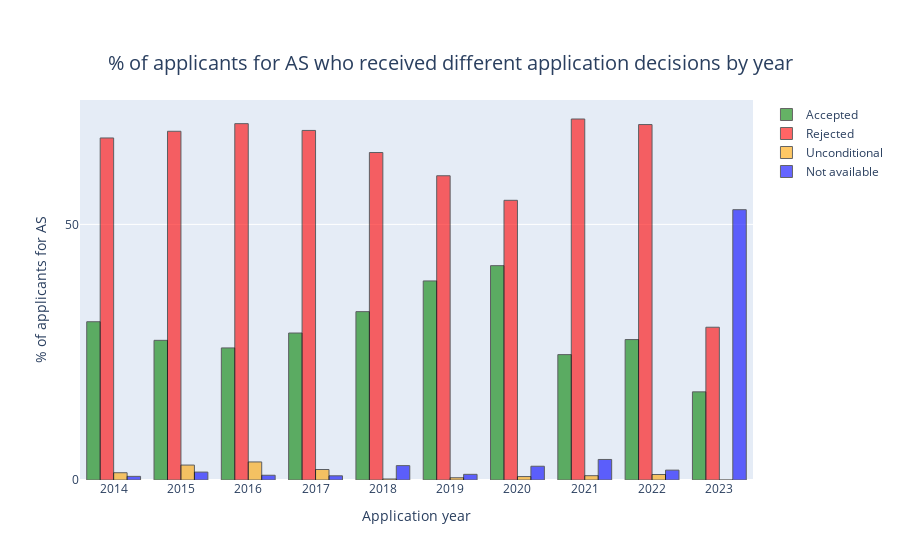

Here is the notebook cell this chart was saved with:
### Code cell
fig = go.Figure()

fig.add_trace(go.Bar(x=tailored_df_MSB_AS['Year'], y=tailored_df_MSB_AS['% Conditional for AS'], name='Accepted', marker_color = 'green'))
fig.add_trace(go.Bar(x=tailored_df_MSB_AS['Year'], y=tailored_df_MSB_AS['% Rejected for AS'], name='Rejected', marker_color = 'red'))
fig.add_trace(go.Bar(x=tailored_df_MSB_AS['Year'], y=tailored_df_MSB_AS['% Unconditional for AS'], name='Unconditional', marker_color = 'orange'))
fig.add_trace(go.Bar(x=tailored_df_MSB_AS['Year'], y=tailored_df_MSB_AS['% Not available for AS'], name='Not available', marker_color = 'blue'))
fig.update_xaxes(title_text='Application year', tickvals = np.arange(2014,2024,1))
fig.update_yaxes(title_text='% of applicants for AS', tickvals = np.arange(0,700,50))

fig.update_layout(title_text='% of applicants for AS who received different application decisions by year', title_x = 0.5, title_y = 0.9, title_font=dict(size=20))

fig.update_traces(marker_line_color='black', marker_line_width=1, opacity=0.6)

### Figure 1 — Plotly figure (JSON) as saved in the notebook; plotly's stock layout.template omitted (floating-point values rounded to 4 significant figures)
{"data": [{"marker": {"color": "green", "line": {"color": "black", "width": 1}}, "name": "Accepted", "opacity": 0.6, "type": "bar", "x": [2014, 2015, 2016, 2017, 2018, 2019, 2020, 2021, 2022, 2023], "y": [30.96, 27.32, 25.84, 28.75, 32.93, 38.94, 41.93, 24.52, 27.47, 17.24]}, {"marker": {"color": "red", "line": {"color": "black", "width": 1}}, "name": "Rejected", "opacity": 0.6, "type": "bar", "x": [2014, 2015, 2016, 2017, 2018, 2019, 2020, 2021, 2022, 2023], "y": [66.9, 68.21, 69.7, 68.38, 64.06, 59.51, 54.71, 70.61, 69.53, 29.89]}, {"marker": {"color": "orange", "line": {"color": "black", "width": 1}}, "name": "Unconditional", "opacity": 0.6, "type": "bar", "x": [2014, 2015, 2016, 2017, 2018, 2019, 2020, 2021, 2022, 2023], "y": [1.423, 2.921, 3.532, 2.053, 0.2008, 0.4425, 0.6726, 0.8457, 1.073, 0]}, {"marker": {"color": "blue", "line": {"color": "black", "width": 1}}, "name": "Not available", "opacity": 0.6, "type": "bar", "x": [2014, 2015, 2016, 2017, 2018, 2019, 2020, 2021, 2022, 2023], "y": [0.7117, 1.546, 0.9294, 0.8214, 2.811, 1.106, 2.691, 4.017, 1.931, 52.87]}], "layout": {"title": {"font": {"size": 20}, "text": "% of applicants for AS who received different application decisions by year", "x": 0.5, "y": 0.9}, "xaxis": {"tickvals": [2014, 2015, 2016, 2017, 2018, 2019, 2020, 2021, 2022, 2023], "title": {"text": "Application year"}}, "yaxis": {"tickvals": [0, 50, 100, 150, 200, 250, 300, 350, 400, 450, 500, 550, 600, 650], "title": {"text": "% of applicants for AS"}}}}
